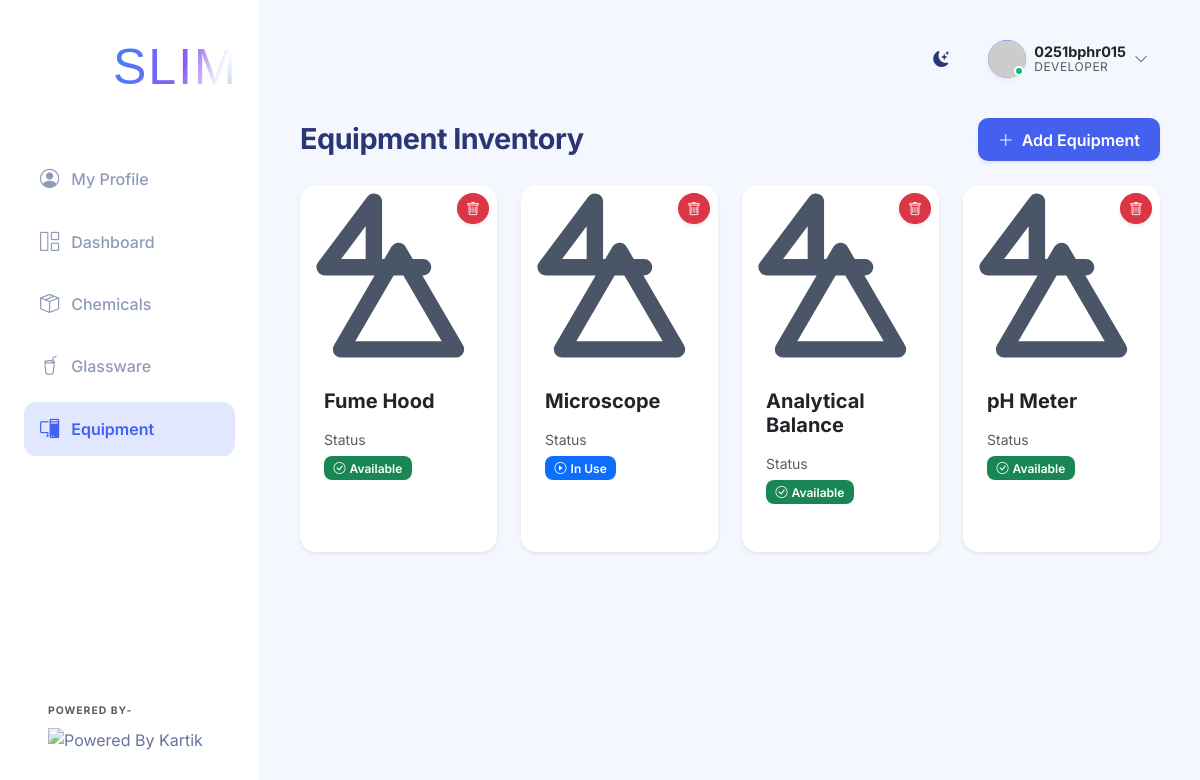
The app's page /equipment (signed in) with its own data.
### app.py (models this page shows)
class User(UserMixin, db.Model):
    id = db.Column(db.Integer, primary_key=True)
    username = db.Column(db.String(100), unique=True, nullable=False)
    password_hash = db.Column(db.String(200), nullable=False)
    role = db.Column(db.String(50), nullable=False) # 'teacher', 'student', or 'developer'
    full_name = db.Column(db.String(150), nullable=True)
    roll_number = db.Column(db.String(50), nullable=True)
    email = db.Column(db.String(150), nullable=True)
    phone = db.Column(db.String(20), nullable=True)

class Equipment(db.Model):
    id = db.Column(db.Integer, primary_key=True)
    name = db.Column(db.String(150), nullable=False)
    status = db.Column(db.String(50), nullable=False) # Available, In Use, Maintenance
    logs = db.relationship('EquipmentLog', backref='equipment', lazy=True, cascade="all, delete-orphan")

### app.py (the view, shortened to what this page needs)
@app.route('/equipment', methods=['GET', 'POST'])
def equipment():
    items = Equipment.query.all()
    for item in items:
        item.image_url = get_lab_item_image(item.name, width=300)
    standard_equipment = ["Microscope", "Centrifuge", "Bunsen Burner", "Spectrophotometer", "Hot Plate", "Magnetic Stirrer", "Analytical Balance", "pH Meter", "Incubator", "Autoclave", "Fume Hood", "Water Bath"]
    return render_template('equipment.html', items=items, standard_equipment=standard_equipment)

### app.py (called while the page is built)
@login_manager.user_loader
def load_user(user_id):
    return User.query.get(int(user_id))

### templates/equipment.html (shortened to what this page needs)
{% extends 'base.html' %}
{% block content %}
<div class="d-flex justify-content-between align-items-center mb-4">
    <h2 class="page-title mb-0">Equipment Inventory</h2>
    {% if current_user.is_authenticated and current_user.role in ['teacher', 'developer'] %}
    <button class="btn btn-primary shadow-sm" data-bs-toggle="modal" data-bs-target="#addEquipmentModal">
        <i class="bi bi-plus-lg me-1"></i> Add Equipment
    </button>
    {% endif %}
</div>
<div class="row row-cols-1 row-cols-md-3 row-cols-lg-4 g-4">
    {% for item in items %}
    <div class="col">
        <div class="card h-100 shadow-sm border-0 rounded-4 overflow-hidden position-relative">
            <img src="{{ item.image_url }}" class="card-img-top" alt="{{ item.name }}" style="height: 180px; object-fit: cover;">
            <div class="card-body">
                <h5 class="card-title fw-bold text-dark mb-3">
                    <a href="{{ url_for('equipment_detail', id=item.id) }}" class="text-decoration-none text-dark stretched-link">{{ item.name }}</a>
                </h5>
                {% if current_user.is_authenticated and current_user.role in ['teacher', 'developer'] %}
                <div class="position-absolute top-0 end-0 p-2 z-index-1">
                    <form action="{{ url_for('delete_equipment', id=item.id) }}" method="POST" style="display: inline;" onsubmit="return confirm('Delete this equipment permanently?')">
                        <button type="submit" class="btn btn-sm btn-danger rounded-circle shadow-sm">
                            <i class="bi bi-trash"></i>
                        </button>
                    </form>
                </div>
                {% endif %}
                <div class="d-flex justify-content-between align-items-center">
                    <div>
                        <span class="text-muted small d-block mb-1">Status</span>
                        {% if item.status == 'Available' %}
                        <span class="badge bg-success"><i class="bi bi-check-circle me-1"></i>Available</span>
                        {% elif item.status == 'In Use' %}
                        <span class="badge bg-primary"><i class="bi bi-play-circle me-1"></i>In Use</span>
                        {% elif item.status == 'Maintenance' %}
                        <span class="badge bg-warning text-dark"><i class="bi bi-tools me-1"></i>Maintenance</span>
                        {% else %}
                        <span class="badge bg-secondary">{{ item.status }}</span>
                        {% endif %}
                    </div>
                </div>
            </div>
        </div>
    </div>
    {% else %}
    <div class="col-12 text-center py-5 text-muted">
        <i class="bi bi-pc-display fs-1 d-block mb-3"></i>
        No equipment added yet.
    </div>
    {% endfor %}
</div>
{% endblock %}

### templates/base.html (shortened to what this page needs)
<!DOCTYPE html>
<html lang="en">
<head>
    <link href="https://cdn.jsdelivr.net/npm/bootstrap@5.3.0/dist/css/bootstrap.min.css" rel="stylesheet">
    <link rel="stylesheet" href="{{ url_for('static', filename='css/style.css') }}">
    <link rel="stylesheet" href="https://cdn.jsdelivr.net/npm/bootstrap-icons@1.10.5/font/bootstrap-icons.css">
</head>
<body>
    <div class="app-container">
        <nav class="sidebar d-flex flex-column">
            <div class="sidebar-header">
                <a class="navbar-brand d-flex align-items-center morph-logo" href="{{ url_for('dashboard') }}"
                    style="text-decoration: none;">
                    <div class="me-1 d-flex justify-content-center align-items-center"
                        style="width: 80px; height: 80px; margin-left: -5px;">
                        <dotlottie-player src="{{ url_for('static', filename='logo.lottie') }}" background="transparent"
                            speed="1" style="width: 80px; height: 80px;" loop autoplay></dotlottie-player>
                    </div>
                    <div class="logo-text-container">
                        <div class="logo-text main-text">
                            <span class="slim-text-animated">SLIM</span>
                        </div>
                    </div>
                </a>
            </div>
            <ul class="nav flex-column sidebar-nav mt-3">
                {% if current_user.is_authenticated and current_user.role in ['student', 'developer'] %}
                <li class="nav-item">
                    <a class="nav-link {% if request.endpoint == 'profile' %}active{% endif %}"
                        href="{{ url_for('profile') }}">
                        <i class="bi bi-person-circle"></i> My Profile
                    </a>
                </li>
                {% endif %}
                <li class="nav-item">
                    <a class="nav-link {% if request.endpoint == 'dashboard' %}active{% endif %}"
                        href="{{ url_for('dashboard') }}">
                        <i class="bi bi-grid-1x2"></i> Dashboard
                    </a>
                </li>
                <li class="nav-item">
                    <a class="nav-link {% if request.endpoint == 'chemicals' or request.endpoint == 'add_chemical' or request.endpoint == 'chemical_detail' %}active{% endif %}"
                        href="{{ url_for('chemicals') }}">
                        <i class="bi bi-box-seam"></i> Chemicals
                    </a>
                </li>
                <li class="nav-item">
                    <a class="nav-link {% if request.endpoint == 'glassware' %}active{% endif %}"
                        href="{{ url_for('glassware') }}">
                        <i class="bi bi-cup-straw"></i> Glassware
                    </a>
                </li>
                <li class="nav-item">
                    <a class="nav-link {% if request.endpoint == 'equipment' %}active{% endif %}"
                        href="{{ url_for('equipment') }}">
                        <i class="bi bi-pc-display"></i> Equipment
                    </a>
                </li>
            </ul>
            <div class="sidebar-footer mt-auto p-4 text-start">
                <small class="text-muted d-block fw-bold text-uppercase mb-2"
                    style="font-size: 0.65rem; letter-spacing: 1px;">Powered By-</small>
                <img src="https://student.camu.in/camu_attachment/get/6696654be0b1fd900cf3997c" alt="Powered By Kartik"
                    class="img-fluid powered-logo">
            </div>
        </nav>
        <main class="main-content">
            <header class="top-header d-flex justify-content-between align-items-center mb-4">
                <div class="d-flex align-items-center">
                    <div class="theme-toggle" id="themeToggle" title="Toggle Dark/Light Mode">
                        <i class="bi bi-moon-stars-fill"></i>
                    </div>
                    <div class="user-profile dropdown">
                        <div class="profile-trigger d-flex align-items-center" {% if current_user.is_authenticated
                            %}data-bs-toggle="dropdown" {% else %}data-bs-toggle="modal" data-bs-target="#loginModal" {%
                            endif %}>
                            {% if current_user.is_authenticated %}
                            <div class="avatar-wrapper me-2">
                                <div class="avatar-circle {% if current_user.role == 'developer' %}bg-developer{% elif current_user.role == 'teacher' %}bg-teacher{% else %}bg-student{% endif %} shadow-sm"
                                    style="padding: 0; overflow: hidden;">
                                    <img src="https://api.dicebear.com/9.x/bottts/svg?seed={{ current_user.username }}&backgroundColor=transparent"
                                        alt="Avatar"
                                        style="width: 100%; height: 100%; object-fit: cover; transform: scale(1.1) translateY(2px);">
                                </div>
                                <div class="status-indicator online"></div>
                            </div>
                            <div class="user-info d-none d-sm-block">
                                <div class="user-name fw-bold text-dark">{{ current_user.username|capitalize }}</div>
                                <div class="user-role text-muted">{{ current_user.role|capitalize }}</div>
                            </div>
                            <i class="bi bi-chevron-down ms-2 text-muted small"></i>
                            {% else %}
                            <div class="avatar-circle bg-secondary shadow-sm me-2">
                                <i class="bi bi-person"></i>
                            </div>
                            <span class="fw-medium text-dark">Login</span>
                            {% endif %}
                        </div>
                    </div>
            </header>
            <div class="content-wrapper">
                {% block content %}{% endblock %}
            </div>
        </main>
    </div>
</body>
</html>

### records on screen
User: username "0251bphr015", role "DEVELOPER"
Equipment: name "Fume Hood", status "Available" (drawn)
Equipment: name "Microscope", status "In Use" (drawn)
Equipment: name "Analytical Balance", status "Available" (drawn)
Equipment: name "pH Meter", status "Available" (drawn)
